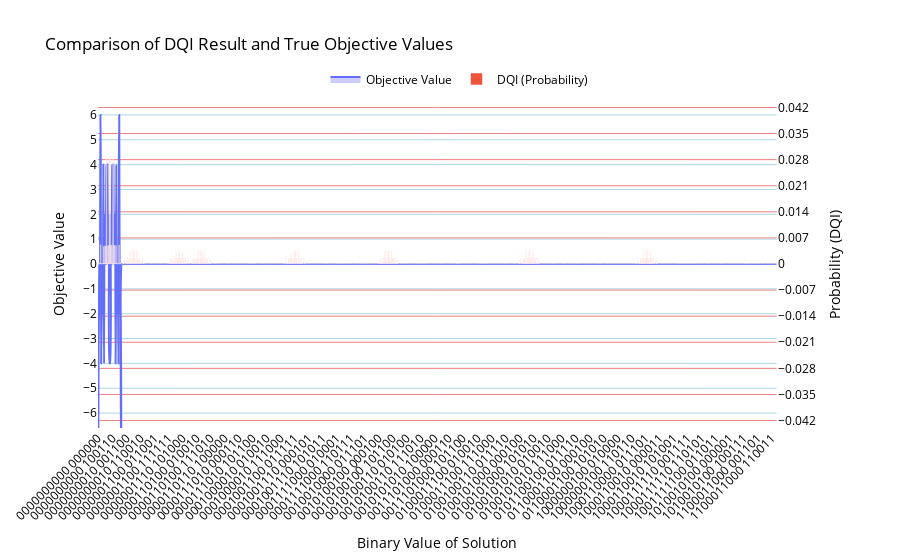

Notebook code for this chart:
### Code cell
plot_results_union_plotly(
    brute_force_results,
    counts,
    plot_name="Comparison of DQI Result and True Objective Values",
    spline_smoothing=0.8
)

### Figure 1 — Plotly figure (JSON) as saved in the notebook; plotly's stock layout.template omitted (floating-point values rounded to 4 significant figures; data arrays with more than 128 entries replaced by an {"elided": "..."} marker saying what was removed)
{"data": [{"fill": "tozeroy", "fillcolor": "rgba(0,0,255,0.2)", "line": {"shape": "spline", "smoothing": 0.8}, "mode": "lines", "name": "Objective Value", "type": "scatter", "x": {"elided": "1837 str values"}, "xaxis": "x", "y": {"elided": "1837 int values"}, "yaxis": "y"}, {"marker": {"opacity": 0.6}, "name": "DQI (Probability)", "type": "bar", "x": {"elided": "1837 str values"}, "xaxis": "x", "y": {"elided": "1837 float values"}, "yaxis": "y2"}], "layout": {"font": {"color": "black"}, "legend": {"orientation": "h", "x": 0.5, "xanchor": "center", "y": 1.02, "yanchor": "bottom"}, "title": {"text": "Comparison of DQI Result and True Objective Values"}, "xaxis": {"anchor": "y", "domain": [0, 0.94], "tickangle": -45, "title": {"text": "Binary Value of Solution"}}, "yaxis": {"anchor": "x", "domain": [0, 1], "dtick": 1, "gridcolor": "lightblue", "range": [-6.6, 6.6], "showgrid": true, "tick0": 0, "title": {"text": "Objective Value"}}, "yaxis2": {"anchor": "x", "dtick": 0.007, "gridcolor": "lightcoral", "overlaying": "y", "range": [-0.044, 0.044], "showgrid": true, "side": "right", "tick0": 0, "title": {"text": "Probability (DQI)"}}}}
